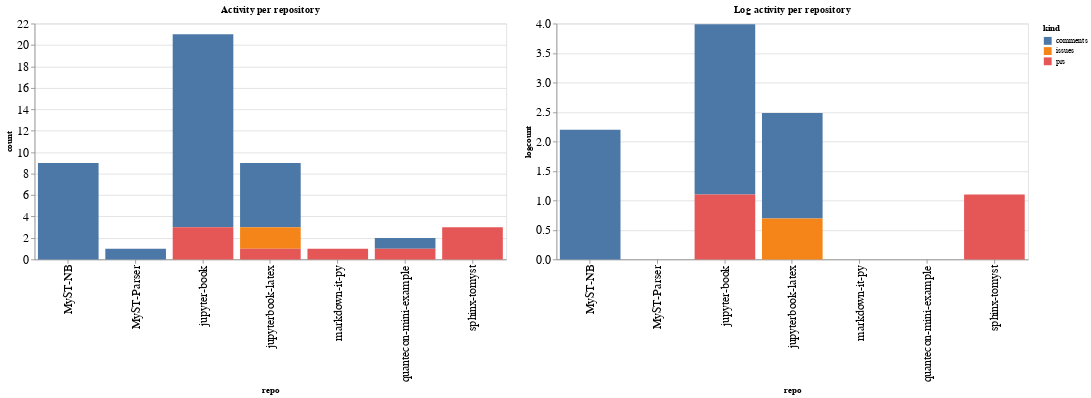

The notebook cell saved with this chart:
### Code cell
ch1 = alt.Chart(repo_summaries, width=600, title="Activity per repository").mark_bar().encode(
    x='repo',
    y='count',
    color='kind',
    tooltip="kind"
)

ch2 = alt.Chart(repo_summaries, width=600, title="Log activity per repository").mark_bar().encode(
    x='repo',
    y='logcount',
    color='kind',
    tooltip="kind"
)

ch1 | ch2

### Figure 1 — Vega-Lite specification as saved in the notebook (floating-point values rounded to 4 significant figures)
{"config": {"axisLeft": {"labelFontSize": 15}, "axisBottom": {"labelFontSize": 15}}, "hconcat": [{"mark": "bar", "encoding": {"color": {"type": "nominal", "field": "kind"}, "tooltip": {"type": "nominal", "field": "kind"}, "x": {"type": "nominal", "field": "repo"}, "y": {"type": "quantitative", "field": "count"}}, "title": "Activity per repository", "width": 600}, {"mark": "bar", "encoding": {"color": {"type": "nominal", "field": "kind"}, "tooltip": {"type": "nominal", "field": "kind"}, "x": {"type": "nominal", "field": "repo"}, "y": {"type": "quantitative", "field": "logcount"}}, "title": "Log activity per repository", "width": 600}], "data": {"name": "data-291a58d85752f26c573f52869733f1d3"}, "$schema": "https://vega.github.io/schema/vega-lite/v4.8.1.json", "datasets": {"data-291a58d85752f26c573f52869733f1d3": [{"repo": "MyST-NB", "kind": "comments", "count": 9, "logcount": 2.197}, {"repo": "MyST-Parser", "kind": "comments", "count": 1, "logcount": 0.0}, {"repo": "jupyter-book", "kind": "comments", "count": 18, "logcount": 2.89}, {"repo": "jupyter-book", "kind": "prs", "count": 3, "logcount": 1.099}, {"repo": "jupyterbook-latex", "kind": "comments", "count": 6, "logcount": 1.792}, {"repo": "jupyterbook-latex", "kind": "issues", "count": 2, "logcount": 0.6931}, {"repo": "jupyterbook-latex", "kind": "prs", "count": 1, "logcount": 0.0}, {"repo": "markdown-it-py", "kind": "prs", "count": 1, "logcount": 0.0}, {"repo": "quantecon-mini-example", "kind": "comments", "count": 1, "logcount": 0.0}, {"repo": "quantecon-mini-example", "kind": "prs", "count": 1, "logcount": 0.0}, {"repo": "sphinx-tomyst", "kind": "prs", "count": 3, "logcount": 1.099}]}}
